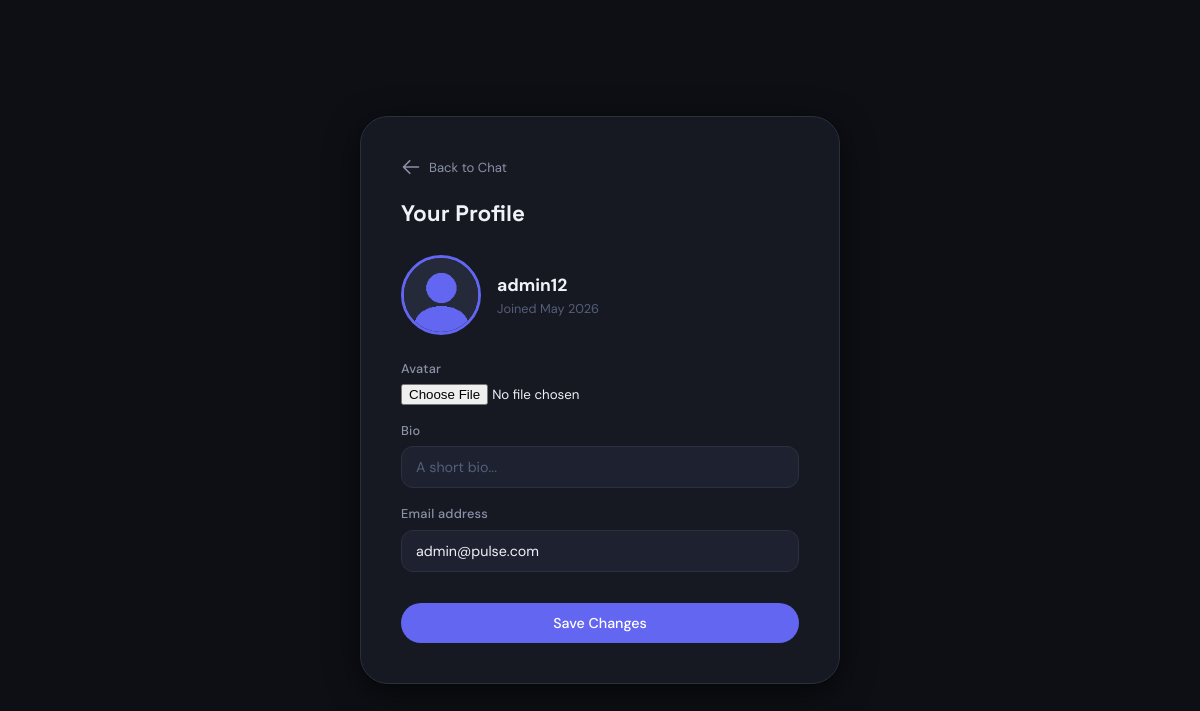
The app's page /accounts/profile/ (signed in) with its own data.
### accounts/models.py (models this page shows, shortened)
class User(AbstractUser):
    avatar = models.ImageField(upload_to='avatars/', default='avatars/default.png', blank=True)
    bio = models.CharField(max_length=160, blank=True)
    is_online = models.BooleanField(default=False)
    last_seen = models.DateTimeField(default=timezone.now)
    class Meta:
        db_table = 'accounts_user'
    def get_avatar_url(self):
        if self.avatar and hasattr(self.avatar, 'url'):
            try:
                return self.avatar.url
            except Exception:
                pass
        return '/static/images/default_avatar.png'

### accounts/views.py (the view)
# urls.py: path('profile/', views.profile_view, name='profile'),
@login_required
def profile_view(request):
    form = ProfileUpdateForm(request.POST or None, request.FILES or None, instance=request.user)
    if request.method == 'POST' and form.is_valid():
        form.save()
        messages.success(request, 'Profile updated successfully.')
        return redirect('accounts:profile')
    return render(request, 'profile.html', {'form': form})

### accounts/forms.py (shortened to what this page needs)
class ProfileUpdateForm(forms.ModelForm):
    class Meta:
        model = User
        fields = ('avatar', 'bio', 'email')
        widgets = {
            'bio': forms.TextInput(attrs={'placeholder': 'A short bio...'}),
            'avatar': forms.FileInput(attrs={'accept': 'image/*'}),
        }

### templates/profile.html (shortened to what this page needs)
{% extends "base.html" %}
{% load static %}
{% block content %}
<div class="profile-page">
  <div class="profile-card">
    <a href="{% url 'chat:index' %}" class="profile-back">
      <svg width="20" height="20" viewBox="0 0 24 24" fill="none" stroke="currentColor" stroke-width="2">
        <path stroke-linecap="round" stroke-linejoin="round" d="M10.5 19.5L3 12m0 0l7.5-7.5M3 12h18" />
      </svg>
      Back to Chat
    </a>
    <h1>Your Profile</h1>
    <div class="profile-avatar-row">
      <img src="{{ user.get_avatar_url }}" alt="{{ user.username }}" class="profile-avatar-img" id="avatarPreview">
      <div>
        <h3>{{ user.username }}</h3>
        <p style="color:var(--text-muted);font-size:0.85rem">Joined {{ user.date_joined|date:"M Y" }}</p>
      </div>
    </div>
    <form method="post" class="auth-form" id="profileForm" enctype="multipart/form-data">
      {% for field in form %}
      <div class="form-group">
        <label class="form-label" for="{{ field.id_for_label }}">{{ field.label }}</label>
        {{ field }}
      </div>
      {% endfor %}
      <button type="submit" class="btn btn--primary btn--full" style="margin-top:15px">Save Changes</button>
    </form>
  </div>
</div>
{% endblock %}

### static/css/main.css (style rules this page uses)
:root { --bg-base: #0d0f14; --bg-surface: #161921; --bg-raised: #1e2230; --bg-hover: #252a3a; --bg-active: #2a2f42; --border: #2a2f42; --border-subtle: #1e2230; --text-primary: #f0f2f8; --text-secondary:#8b92a8; --text-muted: #555e7a; --accent: #6366f1; --accent-light: #818cf8; --accent-glow: rgba(99, 102, 241, 0.25); --cyan: #22d3ee; --cyan-glow: rgba(34, 211, 238, 0.2); --bubble-out-bg: #6366f1; --bubble-out-text: #ffffff; --bubble-in-bg: #1e2230; --bubble-in-text: #f0f2f8; --danger: #f43f5e; --success: #10b981; --warning: #f59e0b; --radius-sm: 6px; --radius-md: 12px; --radius-lg: 20px; --radius-xl: 28px; --radius-full: 9999px; --shadow-sm: 0 1px 3px rgba(0,0,0,0.4); --shadow-md: 0 4px 16px rgba(0,0,0,0.5); --shadow-lg: 0 8px 32px rgba(0,0,0,0.6); --font-ui: 'DM Sans', system-ui, sans-serif; --font-brand: 'Space Grotesk', sans-serif; --sidebar-w: 320px; --header-h: 64px; --input-h: 72px; --transition: 150ms ease; --transition-md: 250ms ease; }
*, *::before, *::after { box-sizing: border-box; margin: 0; padding: 0; }
html { font-size: 15px; height: 100%; }
body { font-family: var(--font-ui); background: var(--bg-base); color: var(--text-primary); height: 100%; line-height: 1.5; -webkit-font-smoothing: antialiased; overflow: hidden; }
a { color: var(--accent-light); text-decoration: none; }
img { display: block; max-width: 100%; }
textarea, input, button { font-family: inherit; }
.auth-form { display: flex; flex-direction: column; gap: 16px; }
.form-group { display: flex; flex-direction: column; gap: 6px; }
.form-label { font-size: 0.85rem; font-weight: 500; color: var(--text-secondary); letter-spacing: 0.02em; }
.form-input { background: var(--bg-raised); border: 1px solid var(--border); border-radius: var(--radius-md); padding: 11px 14px; color: var(--text-primary); font-size: 0.95rem; transition: border-color var(--transition), box-shadow var(--transition); outline: none; width: 100%; }
.form-input::placeholder { color: var(--text-muted); }
.btn { display: inline-flex; align-items: center; justify-content: center; gap: 8px; border: none; border-radius: var(--radius-full); padding: 11px 24px; font-size: 0.95rem; font-weight: 500; cursor: pointer; transition: all var(--transition); text-decoration: none; white-space: nowrap; }
.btn--primary { background: var(--accent); color: white; }
.btn--full { width: 100%; margin-top: 8px; }
.profile-page { min-height: 100vh; display: flex; align-items: center; justify-content: center; padding: 24px; background: var(--bg-base); }
.profile-card { background: var(--bg-surface); border: 1px solid var(--border); border-radius: var(--radius-xl); padding: 40px; width: 100%; max-width: 480px; box-shadow: var(--shadow-lg); }
.profile-card h1 { font-family: var(--font-brand); font-size: 1.5rem; margin-bottom: 24px; }
.profile-back { display: inline-flex; align-items: center; gap: 8px; color: var(--text-secondary); font-size: 0.875rem; margin-bottom: 20px; }
.profile-avatar-row { display: flex; align-items: center; gap: 16px; margin-bottom: 24px; }
.profile-avatar-img { width: 80px; height: 80px; border-radius: 50%; object-fit: cover; border: 3px solid var(--accent); }

### records on screen
User: get_avatar_url (placeholder picture), username "admin12", date_joined "May 2026", form "admin@pulse.com"

### other values on screen
{{ field.label }} "Avatar" "Bio" "Email address"
